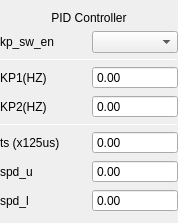
<?xml version="1.0" encoding="UTF-8"?>
<ui version="4.0">
 <class>PosPID133</class>
 <widget class="QWidget" name="PosPID133">
  <property name="geometry">
   <rect>
    <x>0</x>
    <y>0</y>
    <width>178</width>
    <height>200</height>
   </rect>
  </property>
  <property name="windowTitle">
   <string>Form</string>
  </property>
  <layout class="QGridLayout" name="gridLayout" columnstretch="0,0">
   <property name="leftMargin">
    <number>0</number>
   </property>
   <property name="rightMargin">
    <number>0</number>
   </property>
   <item row="0" column="0" colspan="2">
    <widget class="QLabel" name="label_title">
     <property name="text">
      <string>PID Controller</string>
     </property>
     <property name="alignment">
      <set>Qt::AlignCenter</set>
     </property>
    </widget>
   </item>
   <item row="5" column="0" colspan="2">
    <widget class="Line" name="line_2">
     <property name="maximumSize">
      <size>
       <width>16777215</width>
       <height>1</height>
      </size>
     </property>
     <property name="styleSheet">
      <string notr="true"/>
     </property>
     <property name="orientation">
      <enum>Qt::Horizontal</enum>
     </property>
    </widget>
   </item>
   <item row="7" column="0">
    <widget class="QLabel" name="label_spdu">
     <property name="text">
      <string>spd_u</string>
     </property>
    </widget>
   </item>
   <item row="4" column="0">
    <widget class="QLabel" name="label_kp2">
     <property name="text">
      <string>KP2(HZ)</string>
     </property>
    </widget>
   </item>
   <item row="3" column="1">
    <widget class="QDoubleSpinBox" name="doubleSpinBox_P1">
     <property name="buttonSymbols">
      <enum>QAbstractSpinBox::NoButtons</enum>
     </property>
     <property name="maximum">
      <double>32767.000000000000000</double>
     </property>
    </widget>
   </item>
   <item row="7" column="1">
    <widget class="QDoubleSpinBox" name="doubleSpinBox_spdup">
     <property name="buttonSymbols">
      <enum>QAbstractSpinBox::NoButtons</enum>
     </property>
     <property name="maximum">
      <double>2147483647.000000000000000</double>
     </property>
    </widget>
   </item>
   <item row="8" column="0">
    <widget class="QLabel" name="label_spdl">
     <property name="text">
      <string>spd_l</string>
     </property>
    </widget>
   </item>
   <item row="6" column="1">
    <widget class="QDoubleSpinBox" name="doubleSpinBox_ts">
     <property name="buttonSymbols">
      <enum>QAbstractSpinBox::NoButtons</enum>
     </property>
     <property name="maximum">
      <double>65535.000000000000000</double>
     </property>
    </widget>
   </item>
   <item row="1" column="1">
    <widget class="QComboBox" name="comboBox_kpsw"/>
   </item>
   <item row="4" column="1">
    <widget class="QDoubleSpinBox" name="doubleSpinBox_P2">
     <property name="buttonSymbols">
      <enum>QAbstractSpinBox::NoButtons</enum>
     </property>
     <property name="maximum">
      <double>32767.000000000000000</double>
     </property>
    </widget>
   </item>
   <item row="3" column="0">
    <widget class="QLabel" name="label_kp1">
     <property name="text">
      <string>KP1(HZ)</string>
     </property>
    </widget>
   </item>
   <item row="6" column="0">
    <widget class="QLabel" name="label_ts">
     <property name="text">
      <string>ts (x125us)</string>
     </property>
    </widget>
   </item>
   <item row="8" column="1">
    <widget class="QDoubleSpinBox" name="doubleSpinBox_spdlow">
     <property name="buttonSymbols">
      <enum>QAbstractSpinBox::NoButtons</enum>
     </property>
     <property name="maximum">
      <double>2147483647.000000000000000</double>
     </property>
    </widget>
   </item>
   <item row="2" column="0" colspan="2">
    <widget class="Line" name="line">
     <property name="maximumSize">
      <size>
       <width>16777215</width>
       <height>1</height>
      </size>
     </property>
     <property name="frameShadow">
      <enum>QFrame::Sunken</enum>
     </property>
     <property name="orientation">
      <enum>Qt::Horizontal</enum>
     </property>
    </widget>
   </item>
   <item row="1" column="0">
    <widget class="QLabel" name="label_2">
     <property name="text">
      <string>kp_sw_en</string>
     </property>
    </widget>
   </item>
  </layout>
 </widget>
 <resources/>
 <connections/>
</ui>
